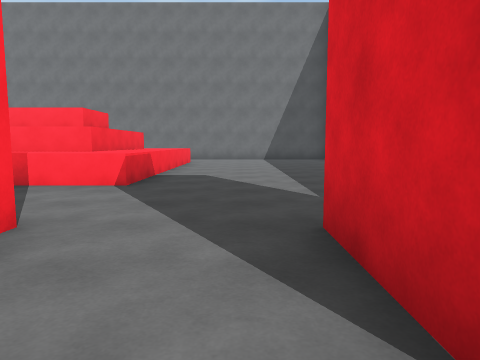
[1] (above)

17 first-person views from a walk through a 3-D level made in the Unity game engine. The camera is 1.3 m above the floor, tilts 6° down and sees 70° across. The floor is counted in squares, 2 m on a side. Each view is taken from the middle of a square. On the plan, view 1 faces up. The plan holds only what a view shows up to about 10 squares ahead; the rest is blank.

[2]
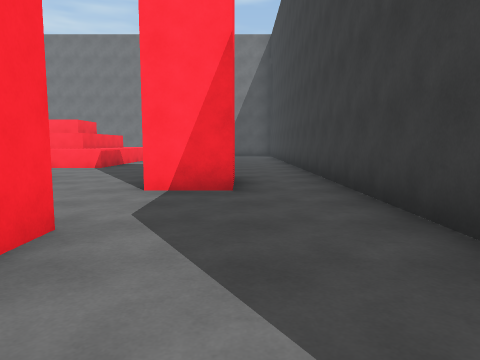

[3]
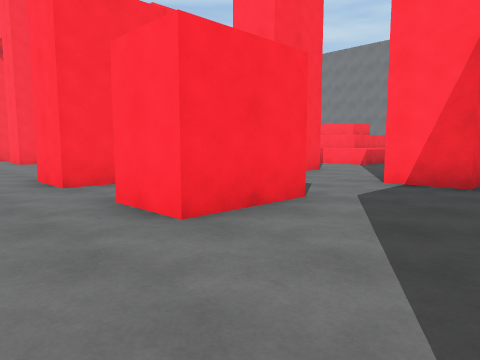

[4]
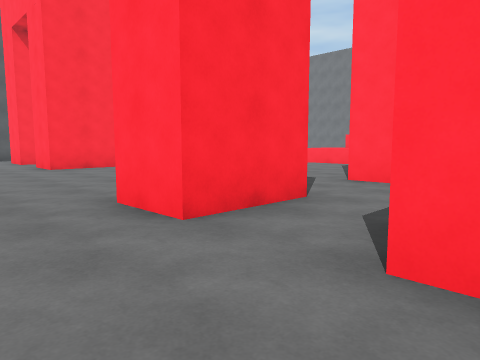

[5]
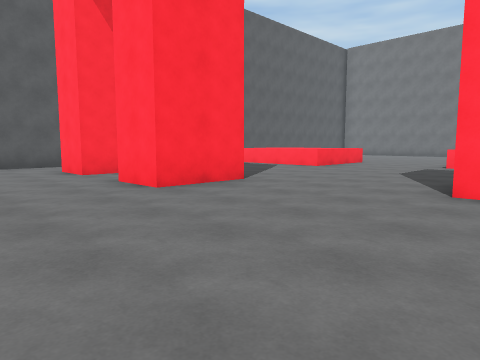

[6]
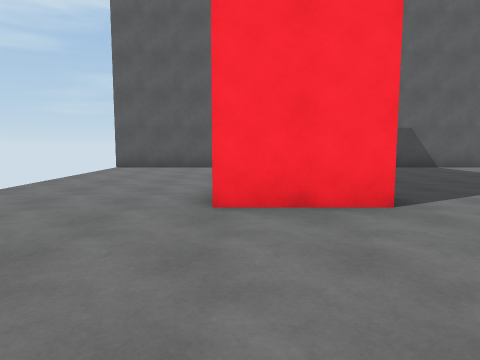

[7]
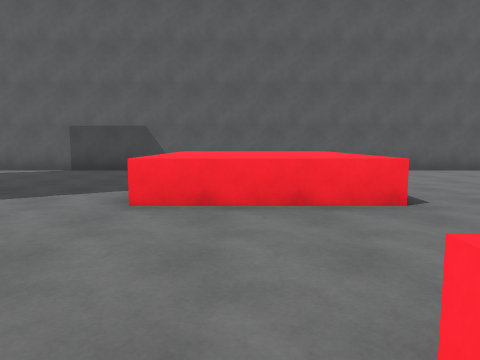

[8]
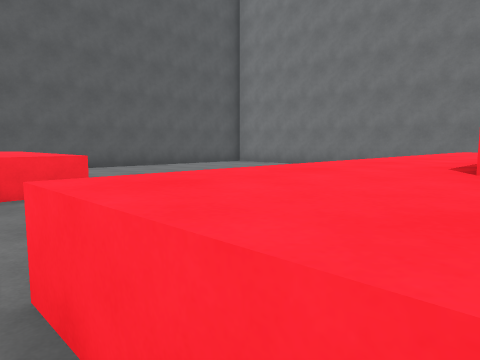

[9]
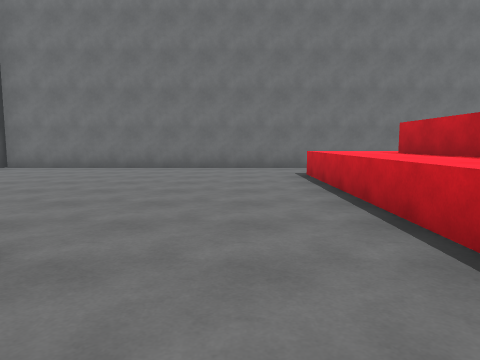

[10]
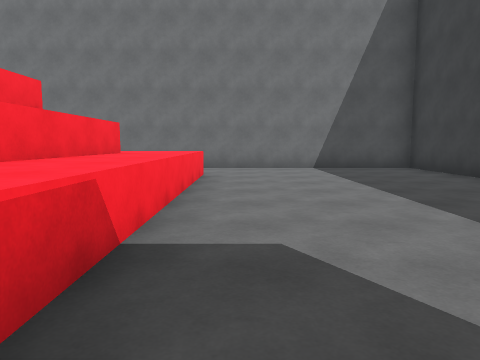

[11]
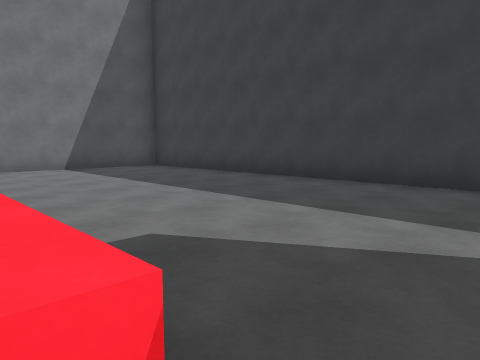

[12]
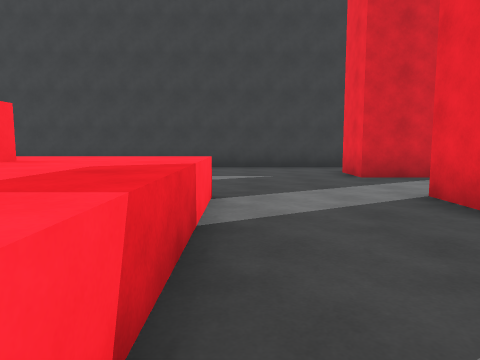

[13]
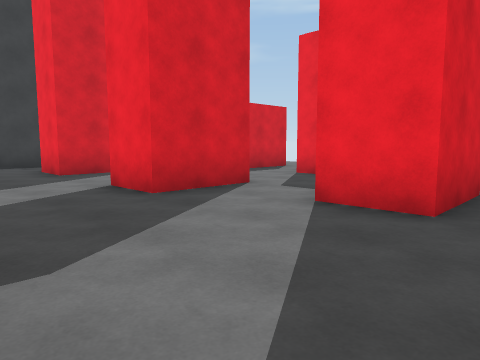

[14]
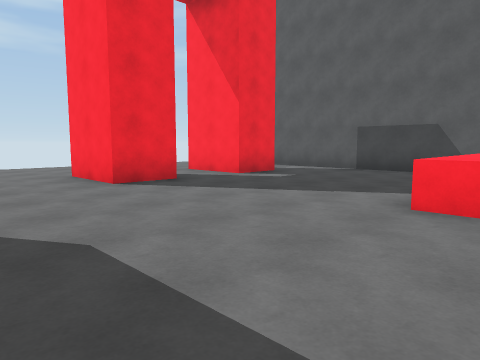

[15]
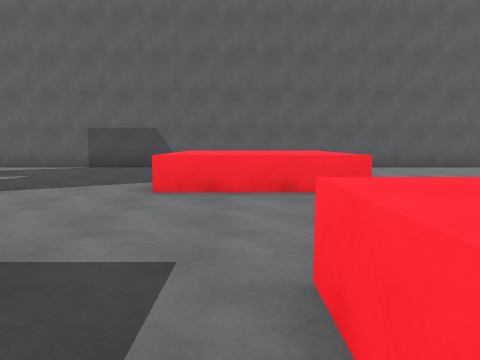

[16]
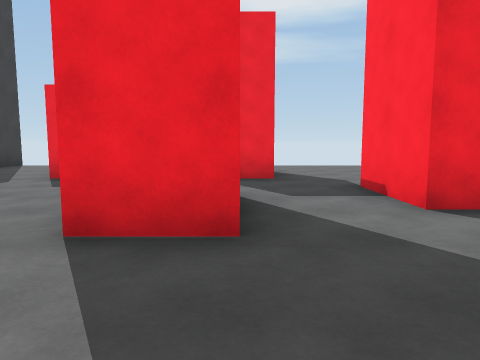

[17]
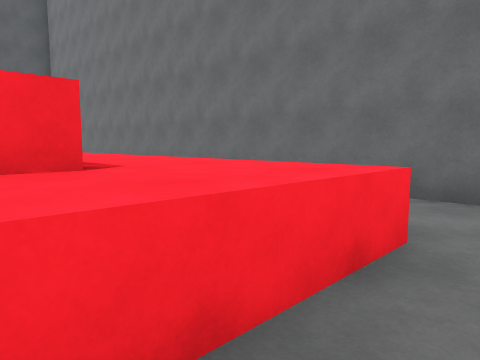

### Floor plan
Key: @ floor where view 1 was taken; # wall or solid block; x gap in a wall; . floor; ^ raised ledge.
Columns run from 16 left of view 1 to 4 right of it. Each row starts with its distance up from view 1.
 15 #x###################
 14 #.........    ......#
 13 #.........    ......#
 12 #........^^^^^^.....#
 11 #........^^^^^^.....#
 10 #........^#  #^.....#
  9 #........^#  #^.....#
  8 # .......^#  #^.....#
  7 # .......^###^^.....#
  6 # ^^^^...^^^^^^.....#
  5 # ^^^^..............#
  4 #.^^^^..............#
  3 #...................#
  2 #............##..##.#
  1 #.........##.##..##.#
  0 #.........##....@...#
 -1 #..#..#.............#
 -2 #..#..#......#..#...#
 -3 #............#..#...
 -4 #...................
 -5 #...................#

Where each view was taken, in squares from view 1:
view 1: 0 up, 0 right, facing up
view 2: 4 down, 2 right, facing up
view 3: 5 down, 3 right, facing up-left
view 4: 5 down, 0 right, facing up-left
view 5: 5 down, 5 left, facing up-left
view 6: 2 down, 6 left, facing left
view 7: 5 up, 7 left, facing left
view 8: 5 up, 6 left, facing up-left
view 9: 5 up, 9 left, facing up
view 10: 5 up, 1 left, facing up
view 11: 5 up, 2 left, facing up-right
view 12: 5 up, 6 left, facing right
view 13: 5 up, 7 left, facing down-right
view 14: 5 up, 7 left, facing down-left
view 15: 5 up, 6 left, facing left
view 16: 5 up, 3 left, facing down
view 17: 10 up, 1 left, facing up-left
